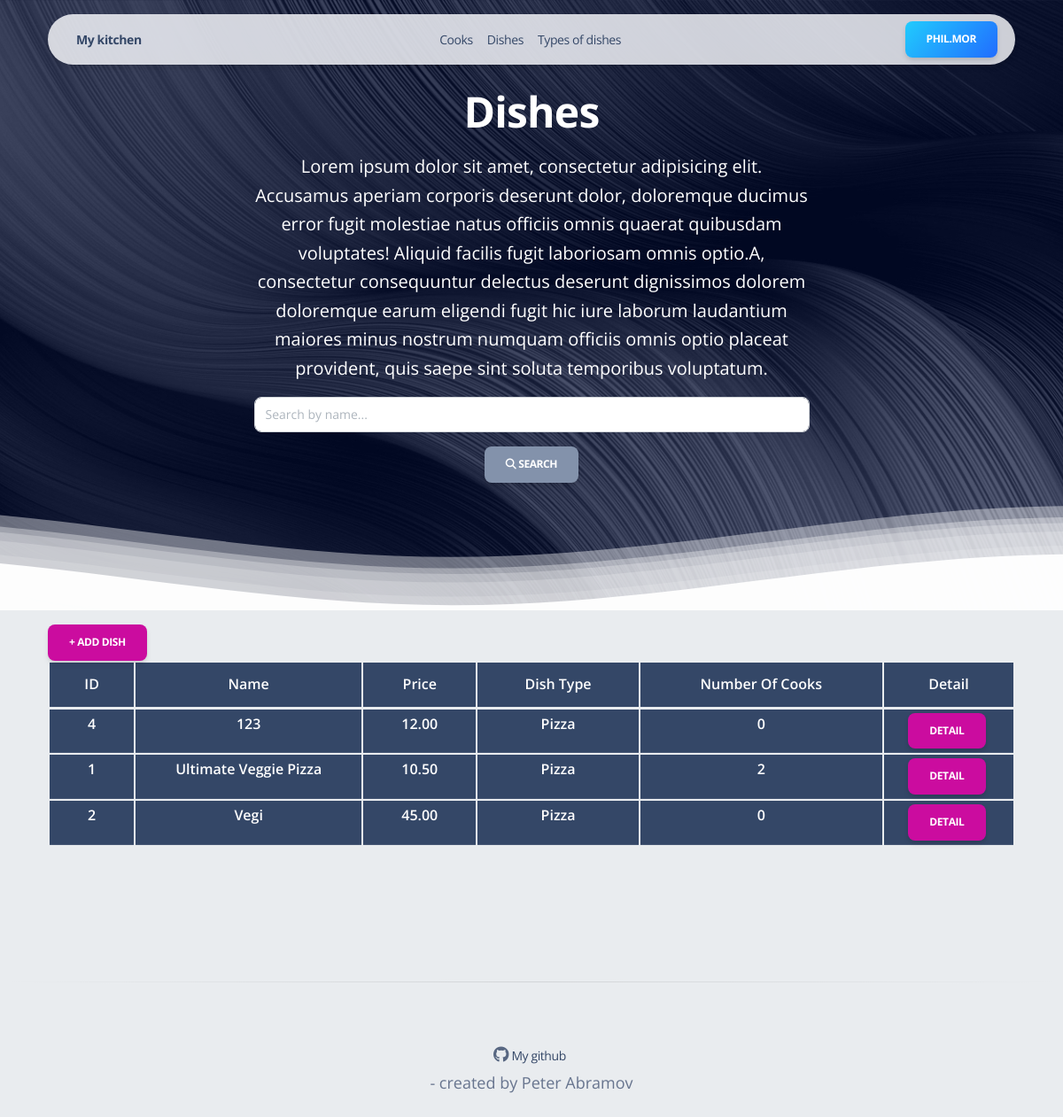
Page /dishes/ (signed in) on the committed database.
### cafe_kitchen/models.py (models this page shows, shortened)
class Cook(AbstractUser):
    years_of_experience = models.PositiveIntegerField(null=True, blank=True)
    bio = models.TextField(null=True, blank=True)
    image = models.ImageField(upload_to='avatar', blank=True, null=True)
    def get_absolute_url(self):
        return reverse('cafe_kitchen:cook-detail', args=[str(self.id)])
    class Meta:
        ordering = ['username']

class Dish(models.Model):
    name = models.CharField(max_length=255)
    description = models.TextField()
    price = models.DecimalField(max_digits=10, decimal_places=2)
    dish_type = models.ForeignKey(DishType, on_delete=models.CASCADE, related_name='dishes')
    cooks = models.ManyToManyField(settings.AUTH_USER_MODEL, related_name='dishes')
    image = models.ImageField(upload_to='dish', blank=True, null=True)
    class Meta:
        verbose_name_plural = "dishes"
        ordering = ['name']

class DishType(models.Model):
    name = models.CharField(max_length=255)
    description = models.TextField(blank=True, null=True)
    image = models.ImageField(upload_to='types_of_dish', blank=True, null=True)
    def __str__(self):
        return self.name
    class Meta:
        verbose_name = "type of dish"
        verbose_name_plural = "types of dish"
        ordering = ['name']

### cafe_kitchen/views.py (the view)
# urls.py: path('dishes/', DishListView.as_view(), name='dishes'),
class DishListView(LoginRequiredMixin, ListView):
    model = Dish
    template_name = 'cafe_kitchen/dish_list.html'
    def get_context_data(self, **kwargs):
        context = super().get_context_data(**kwargs)
        context['search_form'] = DishSearchForm(self.request.GET or None)
        return context

### cafe_kitchen/forms.py
class DishSearchForm(forms.Form):
    name = forms.CharField(
        label='',
        max_length=100,
        required=False,
        widget=forms.TextInput(
            attrs={
                'class': 'form-control',
                "placeholder": "Search by name...",
            }
        )
    )

### templates/cafe_kitchen/dish_list.html (shortened to what this page needs)
{% extends 'base.html' %}
{% load crispy_forms_filters %}
{% load static %}
{% block body %} class="index-page bg-gray-200" {% endblock body %}
{% block content %}
<header class="header-2">
  <div class="page-header min-vh-75 relative py-xl-8" style="background-image: url('{% static 'img/curved-images/curved.jpg' %}')">
    <div class="container">
      <div class="row">
        <div class="col-lg-7 text-center mx-auto">
          <h1 class="text-white pt-3 mt-n5">Dishes</h1>
          <p class="lead text-white mt-3"><span>Lorem ipsum dolor sit amet, consectetur adipisicing elit. Accusamus aperiam corporis deserunt dolor, doloremque ducimus error fugit molestiae natus officiis omnis quaerat quibusdam voluptates! Aliquid facilis fugit laboriosam omnis optio.</span><span>A, consectetur consequuntur delectus deserunt dignissimos dolorem doloremque earum eligendi fugit hic iure laborum laudantium maiores minus nostrum numquam officiis omnis optio placeat provident, quis saepe sint soluta temporibus voluptatum.</span></p>
          <form action="" method="get" class="form-inline">
            {{ search_form.name|as_crispy_field }}
            <button type="submit" class="btn btn-secondary"><span id="search-icon" ><i class="fas fa-search"></i> Search</span></button>
          </form>
        </div>
      </div>
    </div>
    <div class="position-absolute w-100 z-index-1 bottom-0">
    </div>
  </div>
</header>
<section class="pt-3 pb-4">
  <div class="container">
  <a href="{% url 'cafe_kitchen:dish-create' %}" class="btn btn-primary w-auto me-1 mb-0">+ Add dish</a>
  {% if dish_list %}
    <table class="table table-sm table-dark">
      <thead>
        <tr>
          <th class="text-center">ID</th>
          <th class="text-center">Name</th>
          <th class="text-center">Price</th>
          <th class="text-center">Dish type</th>
          <th class="text-center">Number of cooks</th>
          <th class="text-center">Detail</th>
        </tr>
      </thead>
      <tbody>
      {% for dish in dish_list %}
        <tr>
          <th class="text-center">{{ dish.id }}  </th>
          <th class="text-center">{{ dish.name }}  </th>
          <th class="text-center">{{ dish.price }}  </th>
          <th class="text-center">{{ dish.dish_type }}  </th>
          <th class="text-center">{{ dish.cooks.count }}  </th>
          <th class="text-center"> <a href="{% url 'cafe_kitchen:dish-detail' pk=dish.id %}" class="btn btn-primary w-auto me-1 mb-0">Detail</a></th>
        </tr>
      {% endfor %}
      </tbody>
    </table>
  </div>
  {% else %}
    <div class="col-lg-7 text-center mx-auto">
      <p class="lead text-muted mt-3">No dish have been added yet</p>
    </div>
  {% endif %}
</section>
{% endblock %}

### templates/base.html (shortened to what this page needs)
{% load static %}
<!DOCTYPE html>
<html lang="en" itemscope itemtype="https://schema.org/WebPage">
<head>
<link href="{% static 'css/nucleo-icons.css' %}" rel="stylesheet" />
<link href="{% static 'css/nucleo-svg.css' %}" rel="stylesheet" />
<link href="{% static 'css/nucleo-svg.css' %}" rel="stylesheet" />
<link id="pagestyle" href="{% static 'css/soft-design-system.css' %}" rel="stylesheet" />
</head>
<body {% block body %}{% endblock body %} >
  {% block header %}
    {% with cook=request.user %}
      {% include 'includes/navigation.html' %}
    {% endwith %}
  {% endblock header %}
  {% block content %}{% endblock content %}
  {% block footer %}
    {% include 'includes/footer_background.html' %}
  {% endblock footer %}
</body>
</html>

### templates/includes/navigation.html (shortened to what this page needs)
{% load static %}
<div class="container position-sticky z-index-sticky top-0">
  <div class="row">
    <div class="col-12">
      <nav
        class="navbar navbar-expand-lg blur blur-rounded top-0 z-index-fixed shadow-sm position-absolute my-3 py-2 start-0 end-0 mx-4">
        <div class="container-fluid px-0">
          <a class="navbar-brand font-weight-bolder ms-sm-3" href="{% url 'cafe_kitchen:index' %}">My kitchen</a>
          {% if request.user.is_authenticated %}
          <div class="collapse navbar-collapse justify-content-center w-100" id="navigation">
            <ul class="navbar-nav navbar-nav-hover justify-content-center w-100">
              <li class="nav-item">
                <a class="nav-link" href="{% url 'cafe_kitchen:cooks' %}">Cooks</a>
              </li>
              <li class="nav-item">
                <a class="nav-link" href="{% url 'cafe_kitchen:dishes' %}">Dishes</a>
              </li>
              <li class="nav-item">
                <a class="nav-link" href="{% url 'cafe_kitchen:types-of-dish'%} ">Types of dishes</a>
              </li>
              </ul>
          </div>
          <div class="row text-center">
            <div class="col-12 mx-auto">
              <a href="{{ user.get_absolute_url }}" class="btn bg-gradient-info w-auto me-1 mb-0">
                {{ user.username }}
              </a>
            </div>
          </div>
          {% else %}
            <div class="row text-center">
              <div class="col-12 mx-auto">
                <a href="{% url 'login' %}" class="btn bg-gradient-info w-auto me-1 mb-0">Login</a>
              </div>
            </div>
          {% endif %}
        </div>
      </nav>
    </div>
  </div>
</div>

### templates/includes/footer_background.html
{% load static %}
<footer class="footer pt-5 mt-5">
  <hr class="horizontal dark mb-5">
  <div class="container">
    <div class=" row">
        <div class="text-center">
          <p class="my-4 text-lg">
             <a class="nav-link pe-1" href="https://github.com/creativetimofficial" target="_blank">
                <i class="fab fa-github text-lg opacity-8"></i>
              My github</a> - created by Peter Abramov
          </p>
        </div>
    </div>
  </div>
</footer>

### rows in the picture
Cook: username "PHIL.MOR"
Dish: id "4", name "123", price "12.00", dish_type "Pizza", cooks.count "0"
Dish: id "1", name "Ultimate Veggie Pizza", price "10.50", dish_type "Pizza", cooks.count "2"
Dish: id "2", name "Vegi", price "45.00", dish_type "Pizza", cooks.count "0"
